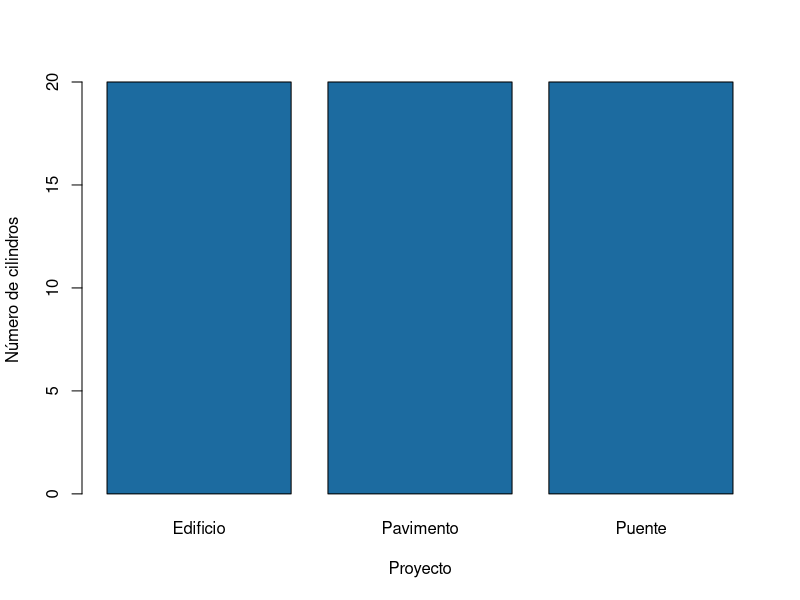
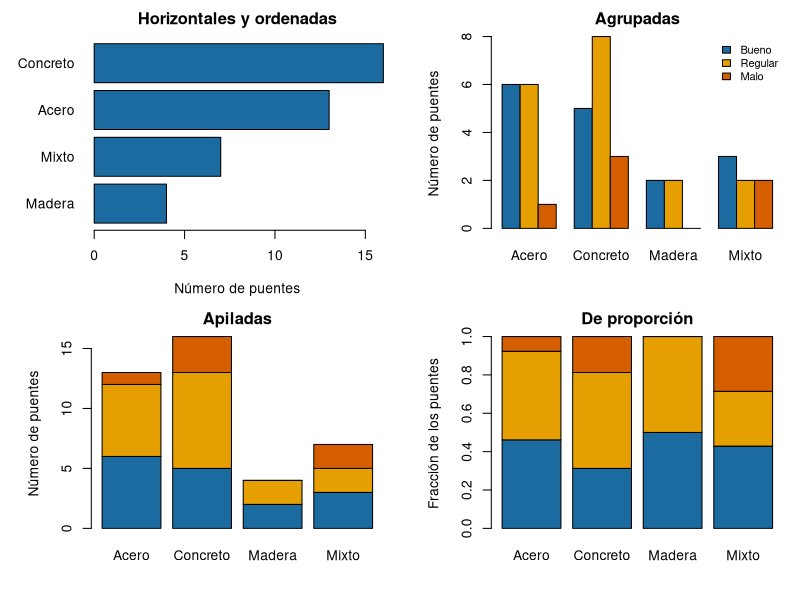
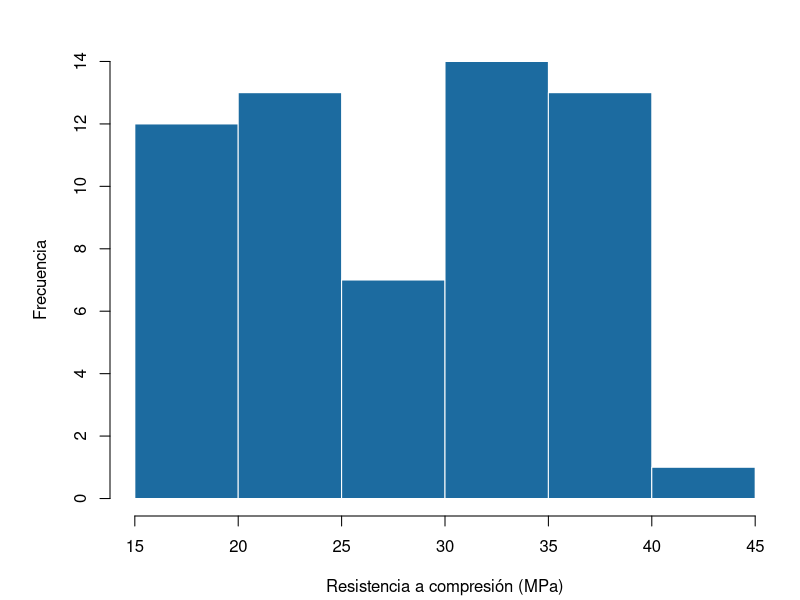
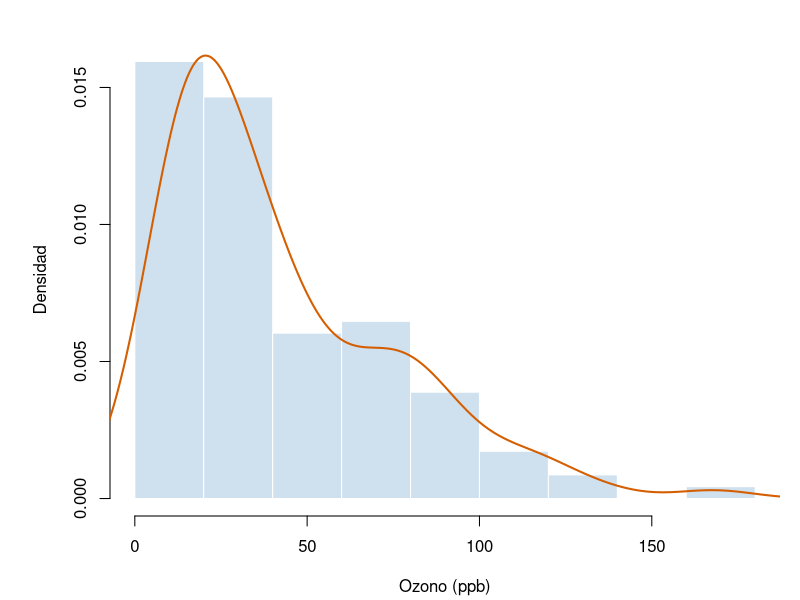
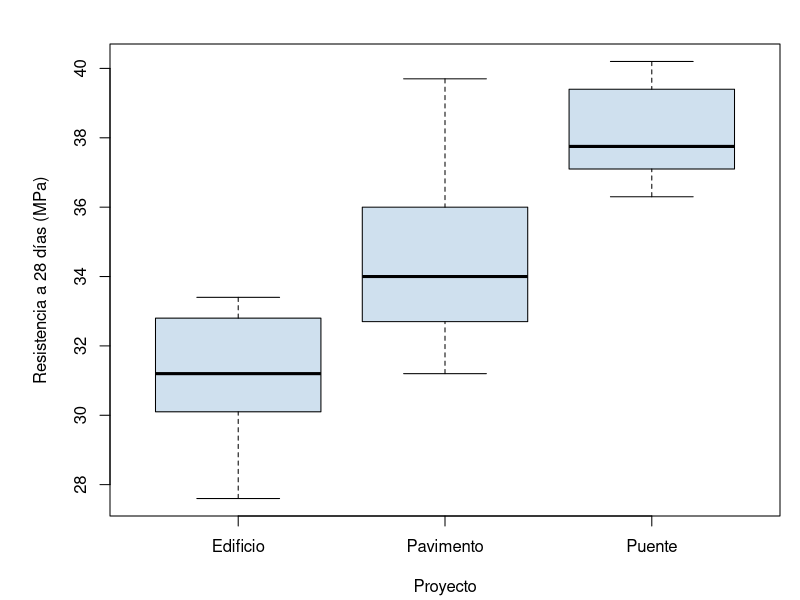
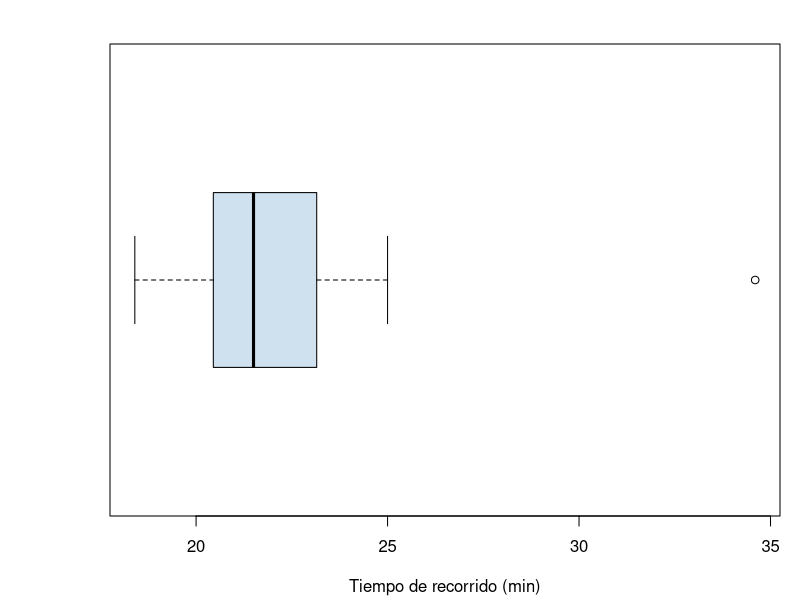
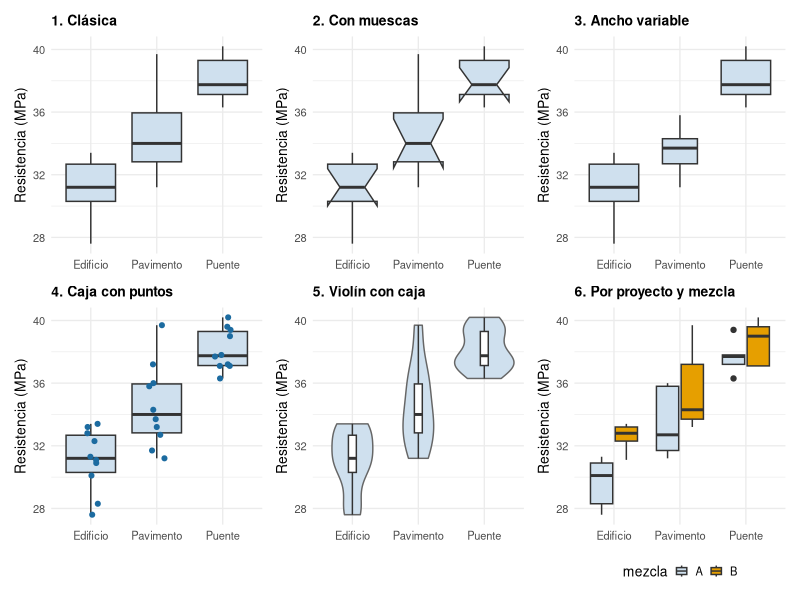
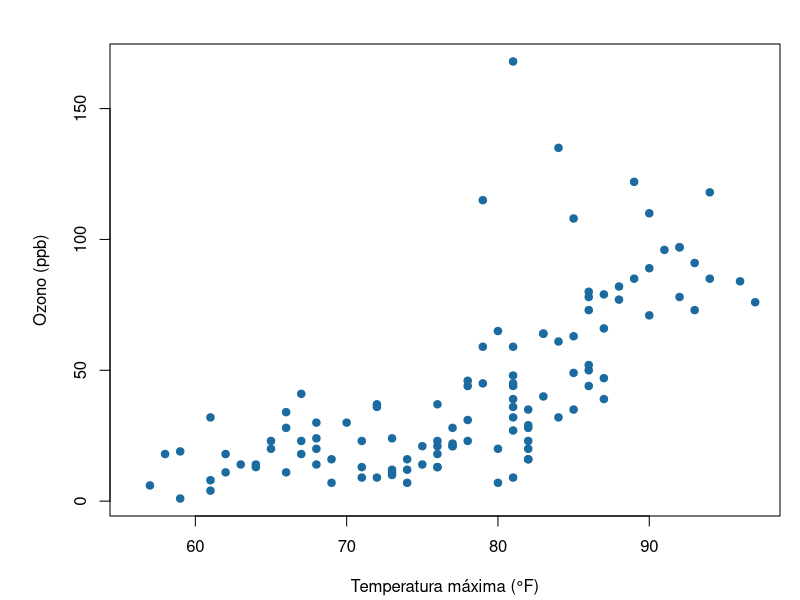

Recreate these plots in R, in order.
## ---- chunk 1
#| echo: false
ensayos <- read.csv("datos/ensayos_concreto_hipoteticos.csv")
transito <- read.csv("datos/transito_horario_hipotetico.csv")
## ---- chunk 2
#| label: tbl-graf-elegir
#| tbl-cap: "Gráfico recomendado según el tipo de variable."
#| echo: false

library(kableExtra)
data.frame(
  variables = c("Una categórica", "Una numérica", "Una numérica según una categórica",
                "Dos numéricas", "Una numérica en el tiempo"),
  pregunta = c("¿Cuántos hay de cada categoría?", "¿Cómo se distribuyen los valores?",
               "¿Cambian los valores entre grupos?", "¿Se relacionan las dos variables?",
               "¿Cómo cambia la variable con el tiempo?"),
  grafico = c("Barras", "Histograma, caja", "Cajas, puntos por grupo", "Dispersión", "Líneas"),
  ejemplo = c("Cilindros por proyecto", "Resistencia de los cilindros",
              "Resistencia por proyecto", "Asentamiento y resistencia", "Vehículos por hora")
) %>%
  kbl(col.names = c("Variables", "Pregunta", "Gráfico", "Ejemplo"), align = "llll") %>%
  kable_styling(full_width = FALSE, bootstrap_options = c("hover", "condensed"))
## ---- chunk 3
#| label: fig-graf-barras-base
#| fig-cap: "Número de cilindros por proyecto, con `barplot()`."
#| fig-alt: "Gráfico de barras con tres barras de igual altura, una por proyecto"

conteo <- table(ensayos$proyecto)
barplot(conteo, col = "#1C6BA0",
        xlab = "Proyecto", ylab = "Número de cilindros")
## ---- chunk 4
#| label: fig-graf-barras-variantes
#| fig-cap: "Variantes del gráfico de barras con `barplot()`."
#| fig-alt: "Cuatro paneles: barras horizontales ordenadas por número de puentes, barras agrupadas por estado, barras apiladas y barras apiladas al 100 por ciento"
#| fig-height: 6
#| fig-width: 9
#| out-width: "95%"

puentes <- read.csv("datos/inspeccion_puentes_hipotetica.csv")
puentes$estado <- factor(puentes$estado, levels = c("Bueno", "Regular", "Malo"))
tab <- table(puentes$estado, puentes$material)  # filas: estado; columnas: material
colores <- c("#1C6BA0", "#E69F00", "#D55E00")

par(mfrow = c(2, 2), mar = c(4.2, 5.5, 2.2, 1))   # cuatro gráficos en una ventana
barplot(sort(table(puentes$material)), horiz = TRUE, las = 1, col = "#1C6BA0",
        main = "Horizontales y ordenadas", xlab = "Número de puentes")
barplot(tab, beside = TRUE, col = colores, main = "Agrupadas", ylab = "Número de puentes",
        legend.text = TRUE, args.legend = list(x = "topright", bty = "n", cex = 0.8))
barplot(tab, col = colores, main = "Apiladas", ylab = "Número de puentes")
barplot(prop.table(tab, margin = 2), col = colores, main = "De proporción",
        ylab = "Fracción de los puentes")
par(mfrow = c(1, 1))
## ---- chunk 5
#| label: fig-graf-hist-base
#| fig-cap: "Histograma con `hist()`."
#| fig-alt: "Histograma con dos grupos de barras, uno alrededor de 20 MPa y otro alrededor de 35 MPa"

hist(ensayos$resistencia_mpa, col = "#1C6BA0", border = "white",
     main = "", xlab = "Resistencia a compresión (MPa)", ylab = "Frecuencia")
## ---- chunk 6
#| label: fig-graf-hist-densidad
#| fig-cap: "Histograma de densidad del ozono."
#| fig-alt: "Histograma con cola larga a la derecha y una curva suave naranja que sigue la forma de las barras"

ozono <- na.omit(airquality$Ozone)
hist(ozono, freq = FALSE, col = "#cfe0ee", border = "white", main = "",
     xlab = "Ozono (ppb)", ylab = "Densidad")
lines(density(ozono), col = "#D55E00", lwd = 2)
## ---- chunk 7
#| label: fig-graf-caja-base
#| fig-cap: "Resistencia a 28 días por proyecto, con `boxplot()`."
#| fig-alt: "Tres diagramas de caja; el del puente está más arriba que los del pavimento y el edificio"

e28 <- ensayos[ensayos$edad_dias == 28, ]
boxplot(resistencia_mpa ~ proyecto, data = e28, col = "#cfe0ee",
        xlab = "Proyecto", ylab = "Resistencia a 28 días (MPa)")
## ---- chunk 8
# 1) Datos (min)
tiempo <- c(18.4, 19.1, 19.8, 20.3, 20.6, 21.0, 21.2, 21.5, 21.9, 22.4,
            22.8, 23.5, 24.1, 25.0, 34.6)

# 2) Cuartiles y RIC
cuartiles <- quantile(tiempo, c(0.25, 0.50, 0.75))
cuartiles
ric <- IQR(tiempo)
ric

# 3) Límites inferior y superior, y atípicos
lim_inf <- cuartiles[1] - 1.5 * ric
lim_sup <- cuartiles[3] + 1.5 * ric
c(lim_inf, lim_sup)
tiempo[tiempo < lim_inf | tiempo > lim_sup]

# 4) Comprobación: los cinco números del dibujo y los atípicos
boxplot.stats(tiempo)$stats
boxplot.stats(tiempo)$out
## ---- chunk 9
#| label: fig-graf-caja-tiempos
#| fig-cap: "Tiempos de recorrido de un bus."
#| fig-alt: "Diagrama de caja horizontal entre 18 y 25 minutos con un punto aislado en 34.6 minutos"
#| fig-height: 2.8

# 5) Caja horizontal
boxplot(tiempo, horizontal = TRUE, col = "#cfe0ee",
        xlab = "Tiempo de recorrido (min)")
## ---- chunk 10
#| label: fig-graf-caja-variantes
#| fig-cap: "Variantes del diagrama de caja."
#| fig-alt: "Seis paneles: cajas clásicas, cajas con muescas, cajas de ancho variable, cajas con los puntos encima, violines con una caja angosta dentro y cajas por proyecto y mezcla con dos colores"
#| echo: false
#| fig-height: 6.4
#| fig-width: 9
#| out-width: "95%"

library(ggplot2)
library(patchwork)
tema_v <- theme_minimal(base_size = 10) + theme(plot.title = element_text(size = 10, face = "bold"))
ejes <- labs(x = NULL, y = "Resistencia (MPa)")
e28_desigual <- e28[!(e28$proyecto == "Pavimento" & seq_len(nrow(e28)) %% 2 == 0), ]
p1 <- ggplot(e28, aes(proyecto, resistencia_mpa)) +
  geom_boxplot(fill = "#cfe0ee") + ggtitle("1. Clásica") + ejes + tema_v
p2 <- ggplot(e28, aes(proyecto, resistencia_mpa)) +
  geom_boxplot(fill = "#cfe0ee", notch = TRUE) + ggtitle("2. Con muescas") + ejes + tema_v
p3 <- ggplot(e28_desigual, aes(proyecto, resistencia_mpa)) +
  geom_boxplot(fill = "#cfe0ee", varwidth = TRUE) +
  ggtitle("3. Ancho variable") + ejes + tema_v
p4 <- ggplot(e28, aes(proyecto, resistencia_mpa)) +
  geom_boxplot(fill = "#cfe0ee", outlier.shape = NA) +
  geom_jitter(width = 0.12, height = 0, size = 1.4, colour = "#1C6BA0") +
  ggtitle("4. Caja con puntos") + ejes + tema_v
p5 <- ggplot(e28, aes(proyecto, resistencia_mpa)) +
  geom_violin(fill = "#cfe0ee", colour = "gray40") +
  geom_boxplot(width = 0.12, outlier.shape = NA) + ggtitle("5. Violín con caja") + ejes + tema_v
p6 <- ggplot(e28, aes(proyecto, resistencia_mpa, fill = mezcla)) +
  geom_boxplot() + scale_fill_manual(values = c(A = "#cfe0ee", B = "#E69F00")) +
  ggtitle("6. Por proyecto y mezcla") + ejes + tema_v +
  theme(legend.position = "bottom", legend.key.size = unit(0.35, "cm"))
(p1 + p2 + p3) / (p4 + p5 + p6)
## ---- chunk 11
#| label: fig-graf-dispersion-base
#| fig-cap: "Ozono y temperatura diarios."
#| fig-alt: "Nube de puntos que sube de izquierda a derecha y se curva hacia arriba: con más de 80 grados Fahrenheit el ozono pasa a menudo de 75 ppb"

plot(airquality$Temp, airquality$Ozone, pch = 19, col = "#1C6BA0",
     xlab = "Temperatura máxima (°F)", ylab = "Ozono (ppb)")
## ---- chunk 12
#| label: fig-graf-lineas-base
#| fig-cap: "Vehículos por hora en un día laboral, con `plot()`."
#| fig-alt: "Línea con picos a las 7, a las 13 y a las 17 horas"

lab <- transito[transito$dia == "Laboral", ]
plot(lab$hora, lab$vehiculos, type = "o", pch = 19, col = "#1C6BA0",
     xlab = "Hora del día", ylab = "Vehículos por hora")
## ---- chunk 13
#| label: fig-graf-base-detalles
#| fig-cap: "Tránsito horario con línea de referencia."
#| fig-alt: "Dos líneas de vehículos por hora; la del día laboral pasa sobre la línea discontinua de 800 en la mañana y en la tarde, la del fin de semana queda siempre por debajo"

fds <- transito[transito$dia == "Fin de semana", ]
plot(lab$hora, lab$vehiculos, type = "o", pch = 19, col = "#1C6BA0",
     ylim = c(0, 1200), xlab = "Hora del día", ylab = "Vehículos por hora")
lines(fds$hora, fds$vehiculos, type = "o", pch = 17, col = "#E69F00")
abline(h = 800, lty = 2, col = "gray40")
legend("topleft", legend = c("Laboral", "Fin de semana"),
       col = c("#1C6BA0", "#E69F00"), pch = c(19, 17), lty = 1, bty = "n")
## ---- chunk 14
#| label: fig-graf-hist-gg
#| fig-cap: "Histograma por edad con ggplot2."
#| fig-alt: "Histograma con las barras de 7 días a la izquierda en un color y las de 28 días a la derecha en otro"

library(ggplot2)

ggplot(ensayos, aes(x = resistencia_mpa, fill = factor(edad_dias))) +
  geom_histogram(binwidth = 2, color = "white", position = "identity", alpha = 0.8) +
  labs(x = "Resistencia a compresión (MPa)", y = "Frecuencia",
       fill = "Edad (días)") +
  theme_minimal()
## ---- chunk 15
#| label: fig-graf-geoms
#| fig-cap: "Cuatro geometrías de ggplot2."
#| fig-alt: "Cuatro paneles: barras por proyecto, cajas de resistencia por proyecto, dispersión de asentamiento contra resistencia y líneas de vehículos por hora"
#| fig-width: 9
#| fig-height: 6.5
#| out-width: "85%"
#| echo: false

library(patchwork)
tema <- theme_minimal(base_size = 11)
g1 <- ggplot(ensayos, aes(proyecto)) + geom_bar(fill = "#1C6BA0") +
  labs(title = "geom_bar()", x = "Proyecto", y = "Cilindros") + tema
g2 <- ggplot(e28, aes(proyecto, resistencia_mpa)) + geom_boxplot(fill = "#cfe0ee") +
  labs(title = "geom_boxplot()", x = "Proyecto", y = "Resistencia a 28 días (MPa)") + tema
g3 <- ggplot(e28, aes(asentamiento_mm, resistencia_mpa)) + geom_point(color = "#1C6BA0", size = 2) +
  labs(title = "geom_point()", x = "Asentamiento (mm)", y = "Resistencia (MPa)") + tema
g4 <- ggplot(transito, aes(hora, vehiculos, color = dia)) + geom_line(linewidth = 0.9) +
  labs(title = "geom_line()", x = "Hora", y = "Vehículos por hora", color = NULL) + tema +
  theme(legend.position = "bottom")
(g1 | g2) / (g3 | g4)
## ---- chunk 16
#| label: fig-graf-facetas
#| fig-cap: "Resistencia por mezcla y edad, un panel por proyecto."
#| fig-alt: "Tres paneles de puntos, uno por proyecto, con la resistencia de cada mezcla a 7 y 28 días"
#| fig-width: 9
#| fig-height: 3.5
#| out-width: "85%"

ggplot(ensayos, aes(x = factor(edad_dias), y = resistencia_mpa, color = mezcla)) +
  geom_point(position = position_jitter(width = 0.1, seed = 1), size = 2) +
  facet_wrap(~ proyecto) +
  labs(x = "Edad del ensayo (días)", y = "Resistencia (MPa)", color = "Mezcla") +
  theme_minimal()
## ---- chunk 17
#| label: fig-graf-escalas
#| fig-cap: "Colores, escala y tema ajustados."
#| fig-alt: "Cajas de resistencia por proyecto, dos por proyecto, en azul para la mezcla A y en naranja para la B, con el eje vertical de 25 a 45 MPa"

ggplot(e28, aes(x = proyecto, y = resistencia_mpa, fill = mezcla)) +
  geom_boxplot() +
  scale_fill_manual(values = c("A" = "#1C6BA0", "B" = "#E69F00")) +
  scale_y_continuous(limits = c(25, 45), breaks = seq(25, 45, 5)) +
  labs(x = "Proyecto", y = "Resistencia a 28 días (MPa)", fill = "Mezcla") +
  theme_minimal(base_size = 13) +
  theme(legend.position = "bottom")
## ---- chunk 18
#| label: fig-graf-referencia
#| fig-cap: "Resistencia y resistencia de diseño por proyecto."
#| fig-alt: "Tres paneles de puntos, uno por proyecto, cada uno con una línea horizontal discontinua en su resistencia de diseño; solo un punto del edificio queda debajo de su línea"
#| fig-width: 9
#| fig-height: 3.5
#| out-width: "85%"

disenos <- data.frame(proyecto = c("Edificio", "Pavimento", "Puente"),
                      fc = c(28, 30, 35))

ggplot(e28, aes(x = mezcla, y = resistencia_mpa)) +
  geom_point(position = position_jitter(width = 0.1, seed = 1),
             color = "#1C6BA0", size = 2) +
  geom_hline(data = disenos, aes(yintercept = fc), linetype = "dashed") +
  facet_wrap(~ proyecto) +
  labs(x = "Mezcla", y = "Resistencia a 28 días (MPa)") +
  theme_minimal()
## ---- chunk 19
#| label: fig-graf-col
#| fig-cap: "Resistencia media por proyecto y edad del ensayo."
#| fig-alt: "Barras agrupadas por proyecto, una para 7 días y otra más alta para 28 días, con el valor de la media escrito sobre cada barra"

library(dplyr)
medias <- ensayos %>%
  group_by(proyecto, edad_dias) %>%
  summarise(media = mean(resistencia_mpa), .groups = "drop")

ggplot(medias, aes(x = proyecto, y = media, fill = factor(edad_dias))) +
  geom_col(position = "dodge") +
  geom_text(aes(label = round(media, 1)), position = position_dodge(width = 0.9),
            vjust = -0.4, size = 3.5) +
  scale_fill_manual(values = c("7" = "#9ecae1", "28" = "#1C6BA0")) +
  labs(x = "Proyecto", y = "Resistencia media (MPa)", fill = "Edad (días)") +
  theme_minimal()
## ---- chunk 20
#| label: fig-graf-smooth
#| fig-cap: "Tendencia por proyecto con `geom_smooth()`."
#| fig-alt: "Puntos de tres colores, uno por proyecto, cada grupo con su recta de tendencia; las rectas son casi horizontales"

ggplot(e28, aes(x = asentamiento_mm, y = resistencia_mpa, color = proyecto)) +
  geom_point(size = 2) +
  geom_smooth(method = "lm", se = FALSE) +
  scale_color_viridis_d(end = 0.85) +
  labs(x = "Asentamiento (mm)", y = "Resistencia a 28 días (MPa)", color = "Proyecto") +
  theme_minimal()
## ---- chunk 21
#| label: fig-graf-ejemplo
#| fig-cap: "Histograma de la resistencia a 28 días."
#| fig-alt: "Histograma con ocho barras entre 26 y 42 MPa; las más altas están entre 30 y 34 y entre 36 y 38 MPa"

# 1) Resistencias a 28 días
ensayos <- read.csv("datos/ensayos_concreto_hipoteticos.csv")
r28 <- ensayos$resistencia_mpa[ensayos$edad_dias == 28]

# 2) Límites de las clases
limites <- seq(26, 42, by = 2)

# 3) Cuadro de frecuencias (right = FALSE: [a, b))
table(cut(r28, breaks = limites, right = FALSE))

# 4) Histograma en R base (el de ggplot2 va en el bloque siguiente)
hist(r28, breaks = limites, right = FALSE, col = "#1C6BA0", border = "white",
     main = "", xlab = "Resistencia a 28 días (MPa)", ylab = "Frecuencia")
## ---- chunk 22
#| label: fig-graf-umbral
#| fig-cap: "Tránsito horario y umbral de 800 veh/h."
#| fig-alt: "Dos líneas con puntos; la del día laboral cruza la línea discontinua de 800 en la punta de la mañana y en la de la tarde, la del fin de semana queda debajo todo el día"

# 1) Datos
transito <- read.csv("datos/transito_horario_hipotetico.csv")

# 2) Conteo con R base y con dplyr
tapply(transito$vehiculos > 800, transito$dia, sum)
transito %>%
  group_by(dia) %>%
  summarise(horas_sobre_800 = sum(vehiculos > 800))

# 3) Gráfico
ggplot(transito, aes(x = hora, y = vehiculos, color = dia)) +
  geom_line(linewidth = 0.8) +
  geom_point(size = 1.8) +
  geom_hline(yintercept = 800, linetype = "dashed") +
  annotate("text", x = 0, y = 840, label = "800 veh/h", hjust = 0, size = 3.5) +
  scale_x_continuous(breaks = seq(0, 23, 3)) +
  scale_color_manual(values = c("Laboral" = "#1C6BA0", "Fin de semana" = "#E69F00")) +
  labs(x = "Hora del día", y = "Vehículos por hora", color = NULL) +
  theme_minimal() +
  theme(legend.position = "bottom")
